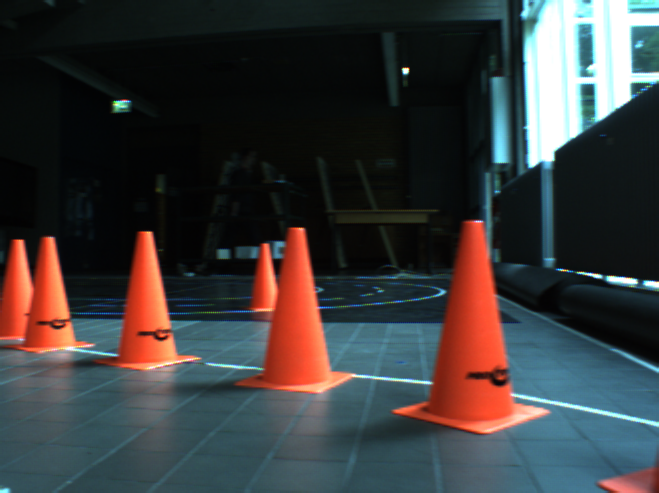
//> input picture image_processing_tests/cones/cone.png, 659 x 493 px
$ ./cones   (built with g++ and OpenCV 4)
//> lines starting //> are read from the running program, lines starting //| are printed output that depends on the picture; after the words box and inside, x2 and y2 are one past the last pixel; in counts of white or black regions, pixels touching at a corner belong together
#include <opencv2/core/core.hpp>
#include <opencv2/highgui/highgui.hpp>
#include "opencv2/imgproc/imgproc.hpp"
#include <iostream>
#include <string>
#include <cmath>
#include <list>

using namespace std;
using namespace cv;

int main( int argc, char** argv ) {

string file_path;

// -------------------------------------------
if (argc >=2) {
    file_path = argv[1];
} else {
    file_path = "cone.png";
}
//--------------------------------------------

// First argument:
// path to picture
// Second argument:
// CV_LOAD_IMAGE_GRAYSCALE = 0
// CV_LOAD_IMAGE_COLOR = 1
Mat image = imread(file_path, 1);
//> image is the input picture: 493 rows x 659 cols, CV_8UC3; mean B, G, R 59.3, 58.7, 59

// Check for invalid input
if(! image.data ) {
    cout <<  "Could not open or find the image" << std::endl ;
    return -1;
}


// PREPROCESSING ===============================================================================================


//imshow( "Original", image );

Mat im_hsv;
cvtColor(image,im_hsv,CV_RGB2HSV);
//> im_hsv: 493 rows x 659 cols, CV_8UC3; mean H, S, V 42.7, 99.4, 76.8


Mat high_value;
// Detect red with high intensity and good saturation:
inRange(im_hsv,Scalar(100,80,50),Scalar(135,255,255),high_value);
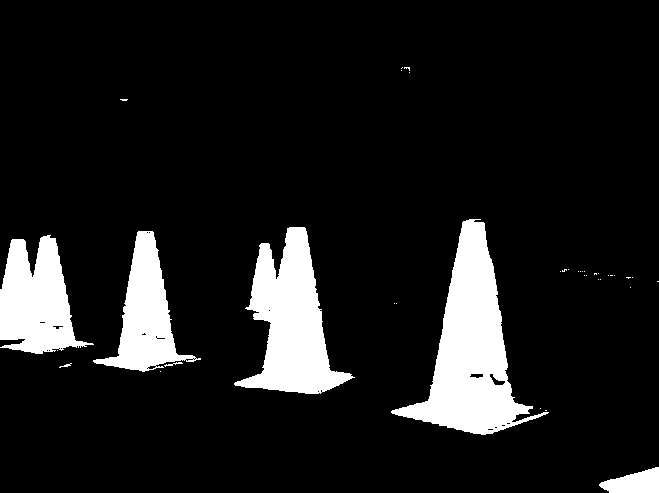
//> high_value: 493 rows x 659 cols, CV_8UC1; 11.1% white; 38 white regions (31 under 20 px), largest, box (x1, y1, x2, y2) and area: (391, 219, 549, 435) 12768, (234, 227, 355, 394) 9709, (0, 235, 94, 354) 6752
imshow( "Pylons", high_value );

Mat median;
medianBlur(high_value,median,3);
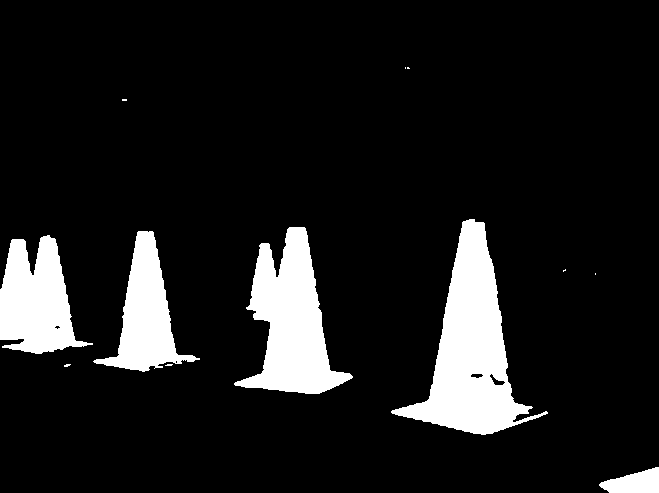
//> median: 493 rows x 659 cols, CV_8UC1; 11.1% white; 12 white regions (7 under 20 px), largest, box (x1, y1, x2, y2) and area: (391, 219, 548, 435) 12782, (234, 227, 353, 394) 9714, (0, 235, 93, 354) 6767, (93, 231, 200, 372) 5776, (599, 467, 659, 493) 1052
imshow( "Median blur", median );

Mat morph = median.clone();

int erode_size = 3;
int dilate_size = 3;
Mat element_erode = getStructuringElement( MORPH_ELLIPSE, Size( 2*erode_size + 1, 2*erode_size+1 ),Point( -1, -1 ) );
Mat element_dilate = getStructuringElement( MORPH_ELLIPSE, Size( 2*dilate_size + 1, 2*dilate_size+1 ),Point( -1, -1 ) );

dilate(morph,morph, element_dilate);
erode(morph,morph, element_erode);

erode(morph,morph, element_erode);
dilate(morph,morph, element_dilate);
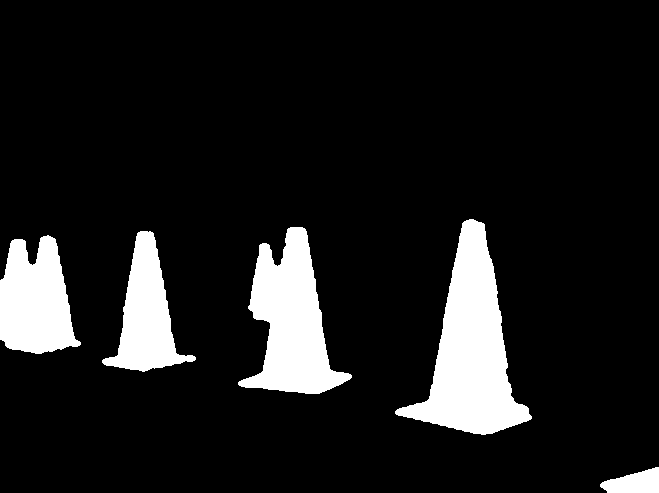
//> morph: 493 rows x 659 cols, CV_8UC1; 11.2% white; 5 white regions, box (x1, y1, x2, y2) and area: (395, 219, 532, 435) 12876, (238, 227, 352, 394) 9749, (0, 235, 81, 354) 6874, (102, 231, 196, 372) 5795, (600, 467, 659, 493) 1052

//dilate(morph,morph, element_dilate);
//erode(morph,morph, element_erode);

imshow( "Morph", morph );


// EDGE DETECTION =================================================================================================


// filtering with [-1 0 1] (just for comparison)
Mat boundary;
Mat kernel(1,3,CV_64FC1);
kernel.at<double>(0,0) = -1;
kernel.at<double>(0,1) = 0;
kernel.at<double>(0,2) = 1;
filter2D(morph, boundary, CV_64F, kernel);
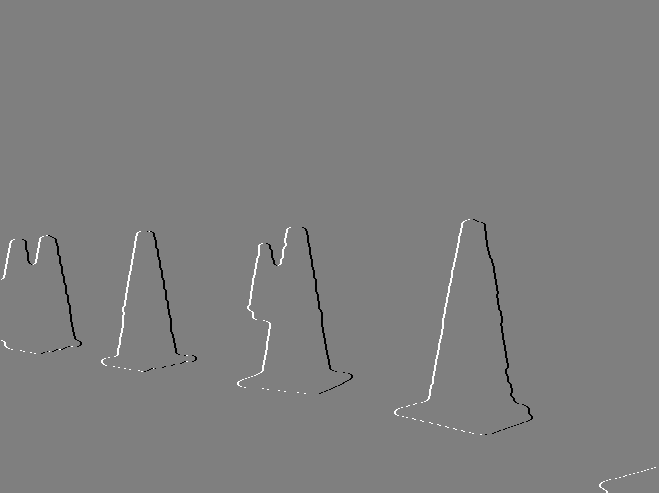
//> boundary: 493 rows x 659 cols, CV_64FC1; min -255, max 255, mean -0.1; drawn with min black and max white

Mat vis_boundary = boundary + 1;
vis_boundary = vis_boundary * 0.50;
imshow( "Horizontal Edges", vis_boundary );


//Sobel filtering (just for comparison)
Mat sobel;
Sobel(morph, sobel, CV_64F, 1, 0, 3);

Mat vis_sobel= sobel +1;
vis_sobel*=.50;
imshow( "Sobel Edges", vis_sobel );


// MY METHOD FOR EDGE PIXELS:

Mat extract_edge_pix = morph;
Mat edge_vis = morph.clone();
edge_vis = Scalar(0);

// get edge pixels
list< pair< Point2f, int > > edges;

int last_val = 0;
for(int i = 1; i < extract_edge_pix.rows - 1 ; i++) {
    last_val = extract_edge_pix.at<uchar>(i, 0);

    for(int j = 1; j < extract_edge_pix.cols - 1; j++) {
        int value = extract_edge_pix.at<uchar>(i, j);

        int vertical_difference = extract_edge_pix.at<uchar>(i + 1, j) - extract_edge_pix.at<uchar>(i - 1, j);

        if (value != last_val && vertical_difference >= 0) {
            int sign = (value - last_val > 0)? 1 : -1;
            edges.push_back(pair<Point2f, int>(Point2f(j,i), sign) );
            edges.push_back(pair<Point2f, int>(Point2f(j + sign, i), sign) );

            last_val = value;
            edge_vis.at<uchar>(i,j) = 255;
            edge_vis.at<uchar>(i,j+sign) = 255;
        }
    }
}
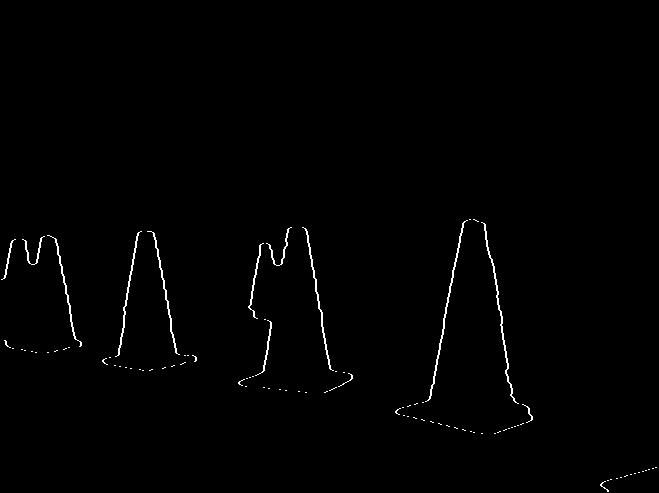
//> edge_vis: 493 rows x 659 cols, CV_8UC1; 0.83% white in thin lines or dots, all inside (x1, y1, x2, y2) = (1, 219, 657, 492)
//> after the loop, last_val = 255; edges = 2690 items

imshow( "My Edges", edge_vis);


// RANSAC ===============================================================================================


Mat line_image = image.clone();
Mat support_image_vis = image.clone();


double slope_deg = 80; //degree
double slope_rad = slope_deg * M_PI/180; // radians
double slope = tan(slope_rad); // delta_y / delta_x

Point2f normal_pos(slope,1);
normal_pos *=  1/norm(normal_pos);
Point2f normal_neg(-slope,1);
normal_neg *= 1/norm(normal_neg);


// PARAMETERS ==========================
int min_supporting_size = 25;
double max_distance_to_line = 7;

// counter
int c=0;
int c_max = 200;

while (edges.size() > 0 && c < c_max) {
    c++;

    list< pair< Point2f, int > >::iterator b_iter = edges.begin();
    int index  = (rand() % edges.size());
    for (int k=0; k < index; k++) {
        b_iter++;
    }

    Point2f p = (*b_iter).first;
    int sign = (*b_iter).second;
    //Point2f p = edges.front().first; //edges[index].first;
    //int sign = edges.front().second; //edges[index].second;


    Point2f normal = (sign > 0)? normal_pos : normal_neg;

    //get supporting set:
    vector< Point2f > supporting_points;
    int b = rand()%256;
    int g = rand()%256;
    int r = rand()%256;
    Scalar color(b,g,r);

    for (list< pair< Point2f, int > >::iterator it = edges.begin(); it != edges.end(); ++it) {
        Point2f test_pt = (*it).first;
        Point2f diff = test_pt - p;
        // distance of test point to line
        double distance = abs(diff.dot(normal));

        int test_sign = (*it).second;

        if (distance < max_distance_to_line && sign == test_sign) {

            //cout << distance << endl;

            supporting_points.push_back(test_pt);
            it = edges.erase(it);
            if (it != edges.begin()) {
                it--;
            }
            circle(support_image_vis, test_pt, 1,color,1);
        }

    }

    //imshow( "Support", support_image_vis );
    //waitKey(0);


    if (supporting_points.size() > min_supporting_size) {
        Vec4f line_fit;
        fitLine(supporting_points, line_fit, CV_DIST_L2, 0, 0.01, 0.01);
        Point2f direction(line_fit[0],line_fit[1]);
        Point2f start(line_fit[2],line_fit[3]);

        //cout << abs(abs(direction.y/direction.x) - slope) << endl;

        //Filtering lines which have a slope too much differing from 80 degree
        if ( abs(abs(direction.y/direction.x) - slope) > 3.5) continue;

        line(line_image, start, start + 2000 * direction, Scalar(255,255,0),2);

        line(line_image, start, start - 2000 * direction, Scalar(255,255,0),2);
    }


}
//> this loop made 56 passes
//> (p, sign, normal) on passes 1 to 12: (Point(254, 311), 1, Point(0.985, 0.174)), (Point(317, 295), -1, Point(-0.985, 0.174)), (Point(126, 302), 1, Point(0.985, 0.174)), (Point(40, 241), 1, Point(0.985, 0.174)), (Point(164, 280), -1, Point(-0.985, 0.174)), (Point(80, 345), -1, Point(-0.985, 0.174)), (Point(27, 253), -1, Point(-0.985, 0.174)), (Point(281, 263), 1, Point(0.985, 0.174)), (Point(498, 305), -1, Point(-0.985, 0.174)), (Point(432, 387), 1, Point(0.985, 0.174)), (Point(10, 249), 1, Point(0.985, 0.174)), (Point(103, 361), 1, Point(0.985, 0.174))
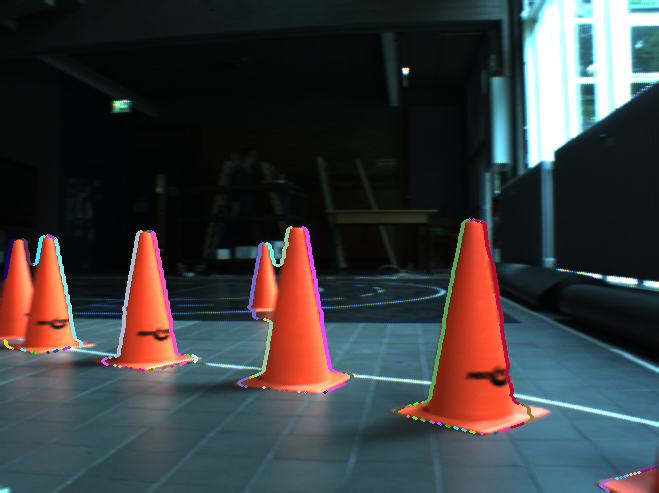
//> support_image_vis: 493 rows x 659 cols, CV_8UC3; 1.82% of pixels changed, all inside (x1, y1, x2, y2) = (0, 218, 658, 493)
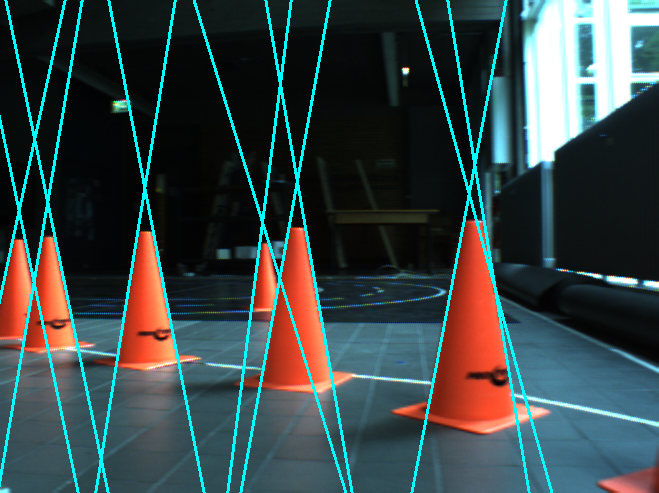
//> line_image: 493 rows x 659 cols, CV_8UC3; 5.51% of pixels changed, all inside (x1, y1, x2, y2) = (0, 0, 553, 493)
//> after the loop, c = 56; edges = 0 items

//imshow( "Original", image );

imshow( "Support", support_image_vis );


imshow( "Lines", line_image );


// [35 lines of commented-out code are left out]

    waitKey(0);                                          // Wait for a keystroke in the window
    return 0;
}

$ run again, with image_processing_tests/cones/1.png copied over image_processing_tests/cones/cone.png
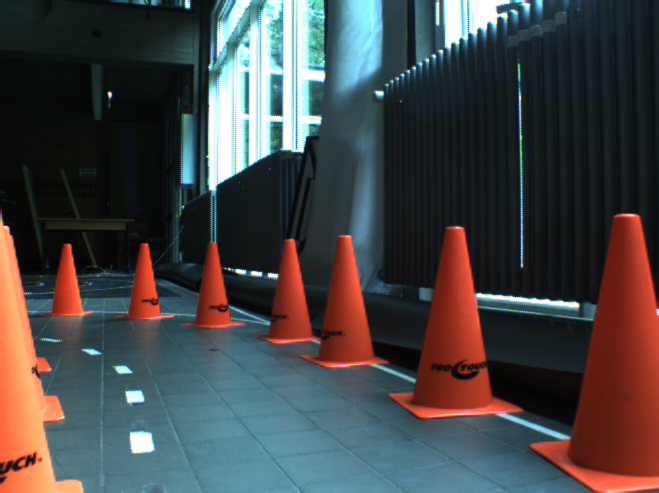
//> input picture image_processing_tests/cones/1.png, 659 x 493 px
//> image is the input picture: 493 rows x 659 cols, CV_8UC3; mean B, G, R 69.6, 68.9, 69
//> im_hsv: 493 rows x 659 cols, CV_8UC3; mean H, S, V 45.9, 103.8, 90.5
//> high_value: 493 rows x 659 cols, CV_8UC1; 16.6% white; 131 white regions (122 under 20 px), largest, box (x1, y1, x2, y2) and area: (529, 213, 659, 493) 19453, (387, 225, 524, 420) 10420, (0, 220, 83, 493) 10163
//> median: 493 rows x 659 cols, CV_8UC1; 16.6% white; 16 white regions (9 under 20 px), largest, box (x1, y1, x2, y2) and area: (529, 213, 659, 493) 19475, (388, 225, 524, 420) 10459, (0, 221, 83, 493) 10186
//> after the loop `for(int i = 1; i < extract_edge_pix.rows - 1 ; i++)`:
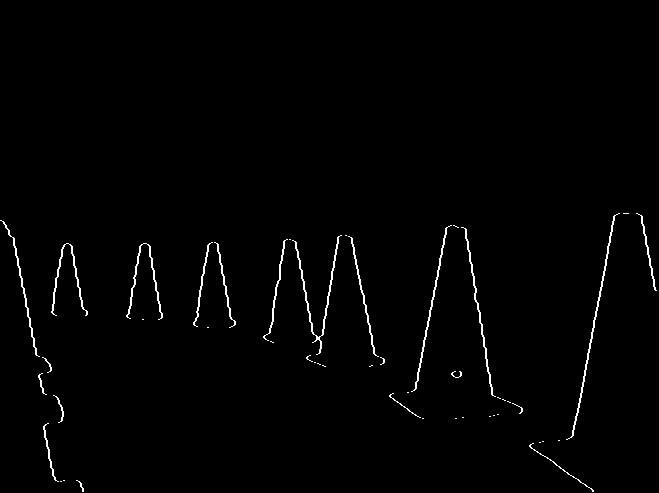
//> edge_vis: 493 rows x 659 cols, CV_8UC1; 1.2% white in thin lines or dots, all inside (x1, y1, x2, y2) = (0, 213, 657, 492)
//> after the loop `for(int i = 1; i < extract_edge_pix.rows - 1 ; i++)`: last_val = 255; edges = 3970 items
//> the loop `while (edges.size() > 0 && c < c_max)` made 46 passes
//> (p, sign, normal) on passes 1 to 8: (Point(47, 447), -1, Point(-0.985, 0.174)), (Point(313, 334), -1, Point(-0.985, 0.174)), (Point(224, 278), -1, Point(-0.985, 0.174)), (Point(542, 441), 1, Point(0.985, 0.174)), (Point(156, 282), -1, Point(-0.985, 0.174)), (Point(445, 232), 1, Point(0.985, 0.174)), (Point(586, 486), 1, Point(0.985, 0.174)), (Point(336, 250), 1, Point(0.985, 0.174))
//> after the loop `while (edges.size() > 0 && c < c_max)`:
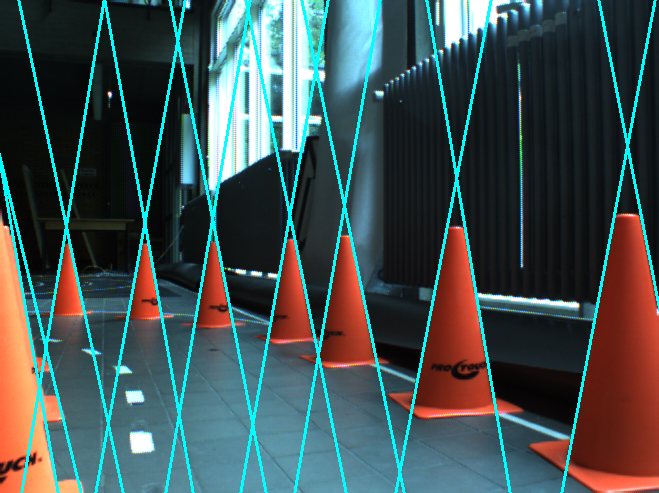
//> line_image: 493 rows x 659 cols, CV_8UC3; 6.7% of pixels changed, all inside (x1, y1, x2, y2) = (0, 0, 659, 493)
//> after the loop `while (edges.size() > 0 && c < c_max)`: c = 46; edges = 0 items

$ run again, with image_processing_tests/cones/left.png copied over image_processing_tests/cones/cone.png
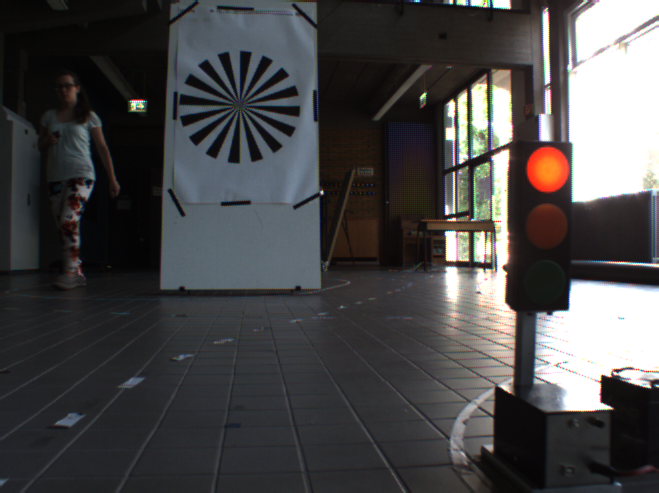
//> input picture image_processing_tests/cones/left.png, 659 x 493 px
//> image is the input picture: 493 rows x 659 cols, CV_8UC3; mean B, G, R 72.1, 71.7, 72.5
//> im_hsv: 493 rows x 659 cols, CV_8UC3; mean H, S, V 65.6, 43.9, 78
//> high_value: 493 rows x 659 cols, CV_8UC1; 2.7% white; 746 white regions (702 under 20 px), largest, box (x1, y1, x2, y2) and area: (525, 145, 570, 194) 1749, (527, 203, 567, 247) 1394, (422, 215, 494, 250) 633
//> median: 493 rows x 659 cols, CV_8UC1; 2.1% white; 236 white regions (204 under 20 px), largest, box (x1, y1, x2, y2) and area: (525, 145, 570, 194) 1747, (527, 203, 567, 247) 1393, (423, 219, 494, 244) 598
//> after the loop `for(int i = 1; i < extract_edge_pix.rows - 1 ; i++)`:
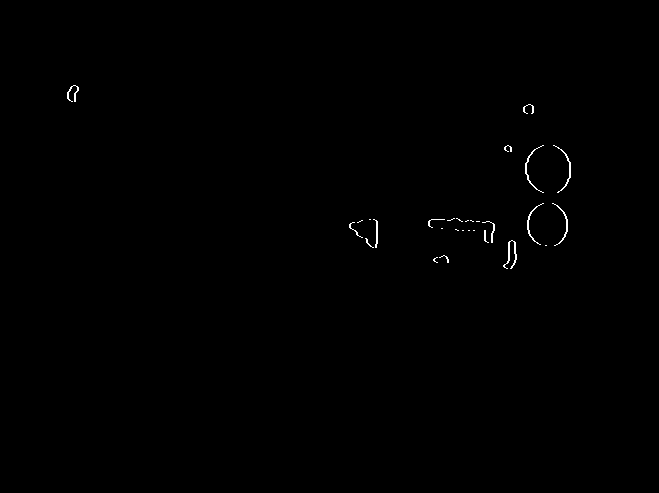
//> edge_vis: 493 rows x 659 cols, CV_8UC1; 0.28% white in thin lines or dots, all inside (x1, y1, x2, y2) = (67, 85, 571, 269)
//> after the loop `for(int i = 1; i < extract_edge_pix.rows - 1 ; i++)`: last_val = 0; edges = 936 items
//> the loop `while (edges.size() > 0 && c < c_max)` made 35 passes
//> (p, sign, normal) on passes 1 to 8: (Point(493, 227), -1, Point(-0.985, 0.174)), (Point(466, 221), 1, Point(0.985, 0.174)), (Point(532, 111), -1, Point(-0.985, 0.174)), (Point(570, 163), -1, Point(-0.985, 0.174)), (Point(352, 229), 1, Point(0.985, 0.174)), (Point(430, 220), 1, Point(0.985, 0.174)), (Point(530, 181), 1, Point(0.985, 0.174)), (Point(561, 210), -1, Point(-0.985, 0.174))
//> after the loop `while (edges.size() > 0 && c < c_max)`:
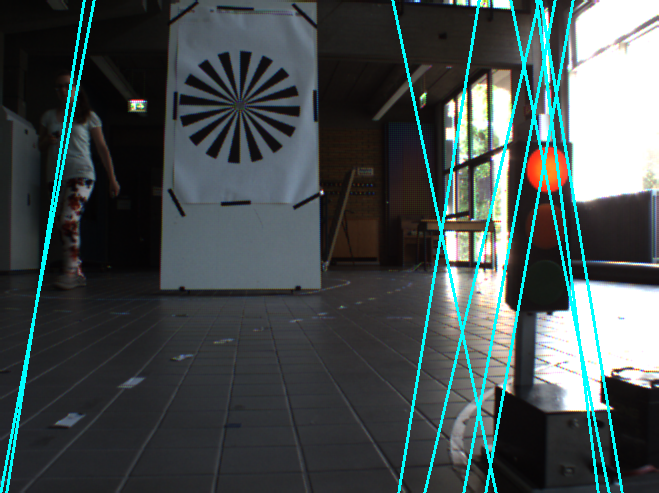
//> line_image: 493 rows x 659 cols, CV_8UC3; 4.33% of pixels changed, all inside (x1, y1, x2, y2) = (0, 0, 624, 493)
//> after the loop `while (edges.size() > 0 && c < c_max)`: c = 35; edges = 0 items
